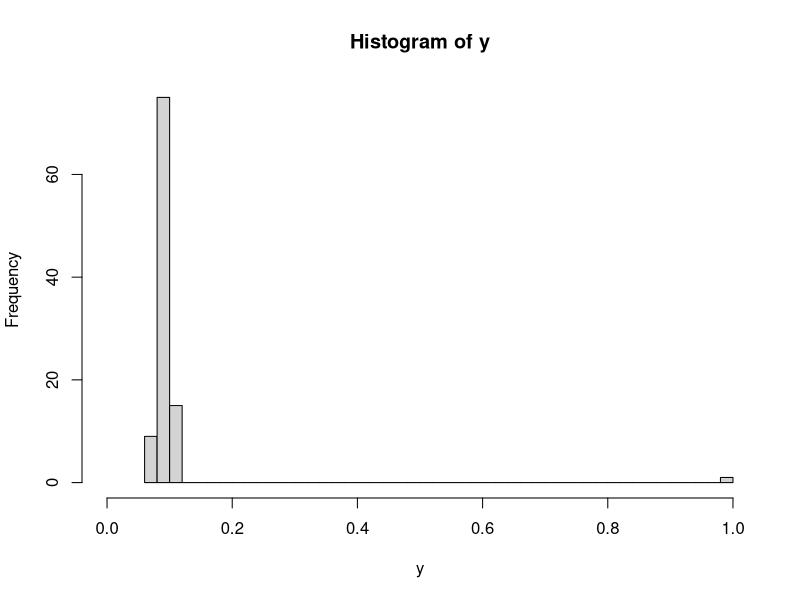
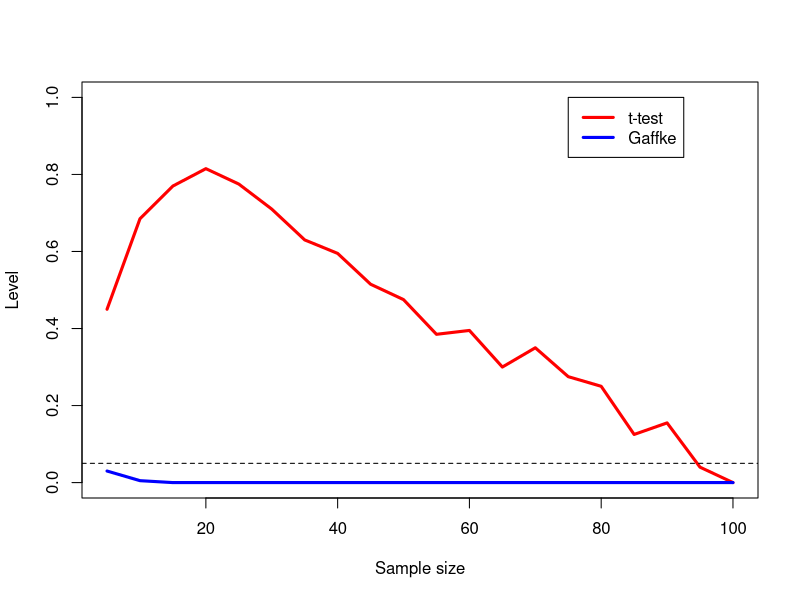

The R source for these figures, in order: (Note: a time limit stopped this script after it produced the figures.)
## ---- chunk 1
library(tidyverse)

B <- 200
y <- c(rnorm(99, mean = .1, sd = .01), 1)
y <- y - mean(y) + .1
hist(y, breaks = 60, xlim = c(0,1))
n_grid <- seq(5, 100, by = 5)

gaffke_level <- rep(NA, length(n_grid))
t_level <- rep(NA, length(n_grid))

for(j in 1:length(n_grid)){
  p_ttest <- rep(NA, 200)
  p_gaffke <- rep(NA, 200)
  for(i in 1:200){
    Y <- sample(y, size = n_grid[j])
    p_ttest[i] <- t.test(x = Y, mu = .1)$p.value
    Z <- matrix(rexp(n = B * n_grid[j]), nrow = B, ncol = n_grid[j]) 
    D <- Z / rowSums(Z)
    p_gaffke[i] <- 1/B * sum(D %*% Y <= 0.1)
  }
  t_level[j] <- mean(p_ttest < .05)
  gaffke_level[j] <- mean(p_gaffke < .05)
}

plot(x = n_grid, y = t_level, ylim = c(0,1), col = "red", type = 'l', lwd = 3, xlab = "Sample size", ylab = "Level")
points(x = n_grid, y = gaffke_level, col = "blue", type = 'l', lwd = 3)
legend(x = 75, y = 1, lwd = 3, col = c("red","blue"), legend = c("t-test","Gaffke"))
abline(0.05, 0, lty = "dashed")
## ---- chunk 2
#functions to get confidence bounds
Gaffke_CB <- function(x, alpha = .05, B = 200, side = "upper"){
  n <- length(x)
  if(side == "lower"){
    x <- 1 - x
  }
  z <- sort(x, decreasing = FALSE)
  ms <- rep(NA, B)
  s <- c(diff(z), 1 - z[n])
  for(i in 1:B){
    #this uses the equivalence of differences of uniform order statistics and Dirichlet RVs
    u <- sort(runif(n), decreasing = FALSE)
    ms[i] <- 1 - sum(u * s)
  }
  ms_alpha <- quantile(ms, 1 - alpha)
  if(side == "lower"){
    1 - ms_alpha
  } else if(side == "upper"){
    ms_alpha
  }
}
Stringer_CB <- function(x, alpha = .05, side = "upper"){
  n <- length(x)
  if(side == "lower"){
    x <- 1 - x
  }
  z <- sort(x)
  m <- sum(z != 0)
  p <- rep(NA, m+1)
  
  for(i in 0:m){
    if(i == n){
      p[i+1] <- 1
    } else{
      p[i+1] <- uniroot(
        function(p){pbinom(q = i, size = n, prob = p, lower.tail = FALSE) - (1-alpha)},
        interval = c(0,1)
      )$root
    }
  }
  stringer_bound <- p[1] + sum(diff(p) * z[n:(n+1-m)])
  if(side == "lower"){
    1 - stringer_bound
  } else if(side == "upper"){
    stringer_bound
  }
}

get_CLT_CI <- function(x){
  n <- length(x)
  c(mean(x) - qnorm(.975) * sd(x) / sqrt(n), mean(x) + qnorm(.975) * sd(x) / sqrt(n))
}
get_Gaffke_CI <- function(x){
  c(Gaffke_CB(x = x, alpha = .025, side = "lower"), Gaffke_CB(x = x, alpha = .025, side = "upper"))
}
get_Stringer_CI <- function(x){
  c(Stringer_CB(x = x, alpha = .025, side = "lower"), Stringer_CB(x = x, alpha = .025, side = "upper"))
}
#functions to help simulate from distributions specified in Romano / Wolf
triangle_quantile <- function(q){
  ifelse(q < 1/2, sqrt(q/2), 1 - sqrt(1-q)/sqrt(2))
}
inverted_triangle_quantile <- function(q){
  #the thresholding here with pmin/pmax is just to prevent ifelse from throwing a useless warning
  ifelse(q < 1/2, 0.5 * (1 - sqrt(1 - 2*pmin(q,.5))), 0.5 * (1 + sqrt(2*pmax(q,.5) - 1)))
}
skewed_triangle_quantile <- function(q){
  sqrt(q)
}

B <- 1000
n_grid <- c(10, 30)
populations <- c("Uniform", "Triangle", "Inverted-Triangle", "Skewed-Triangle", "Two-Point")

width_frame_CLT <- expand.grid(
  n = n_grid,
  population = populations
) %>%
  mutate(metric = "Width", method = "CLT", value = NA)
coverage_frame_CLT <- expand.grid(
  n = n_grid,
  population = populations
) %>%
  mutate(metric = "Coverage", method = "CLT", value = NA)
width_frame_Gaffke <- expand.grid(
  n = n_grid,
  population = populations
) %>%
  mutate(metric = "Width", method = "Gaffke", value = NA)
coverage_frame_Gaffke <- expand.grid(
  n = n_grid,
  population = populations
) %>%
  mutate(metric = "Coverage", method = "Gaffke", value = NA)
width_frame_Stringer <- expand.grid(
  n = n_grid,
  population = populations
) %>%
  mutate(metric = "Width", method = "Stringer", value = NA)
coverage_frame_Stringer <- expand.grid(
  n = n_grid,
  population = populations
) %>%
  mutate(metric = "Coverage", method = "Stringer", value = NA)


for(i in 1:nrow(width_frame_CLT)){
  if(width_frame_CLT$population[i] == "Uniform"){
    Gaffke_CIs <- t(replicate(B, get_Gaffke_CI(x = runif(n = width_frame_Gaffke$n[i]))))
    Stringer_CIs <- t(replicate(B, get_Stringer_CI(x = runif(n = width_frame_Stringer$n[i]))))
    CLT_CIs <- t(replicate(B, get_CLT_CI(x = runif(n = width_frame_CLT$n[i]))))
    coverage_Gaffke <- mean(Gaffke_CIs[,1] <= 0.5 & Gaffke_CIs[,2] >= 0.5)
    coverage_Stringer <- mean(Stringer_CIs[,1] <= 0.5 & Stringer_CIs[,2] >= 0.5)
    coverage_CLT <- mean(CLT_CIs[,1] <= 0.5 & CLT_CIs[,2] >= 0.5)
  } else if(width_frame_CLT$population[i] == "Triangle"){
    Gaffke_CIs <- t(replicate(B, get_Gaffke_CI(x = triangle_quantile(runif(n = width_frame_Gaffke$n[i])))))
    Stringer_CIs <- t(replicate(B, get_Stringer_CI(x = triangle_quantile(runif(n = width_frame_Stringer$n[i])))))
    CLT_CIs <- t(replicate(B, get_CLT_CI(x = triangle_quantile(runif(n = width_frame_CLT$n[i])))))
    coverage_Gaffke <- mean(Gaffke_CIs[,1] <= 0.5 & Gaffke_CIs[,2] >= 0.5)
    coverage_Stringer <- mean(Stringer_CIs[,1] <= 0.5 & Stringer_CIs[,2] >= 0.5)
    coverage_CLT <- mean(CLT_CIs[,1] <= 0.5 & CLT_CIs[,2] >= 0.5)
  } else if(width_frame_CLT$population[i] == "Inverted-Triangle"){
    Gaffke_CIs <- t(replicate(B, get_Gaffke_CI(x = inverted_triangle_quantile(runif(n = width_frame_Gaffke$n[i])))))
    Stringer_CIs <- t(replicate(B, get_Stringer_CI(x = inverted_triangle_quantile(runif(n = width_frame_Stringer$n[i])))))
    CLT_CIs <- t(replicate(B, get_CLT_CI(x = inverted_triangle_quantile(runif(n = width_frame_CLT$n[i])))))
    coverage_Gaffke <- mean(Gaffke_CIs[,1] <= 0.5 & Gaffke_CIs[,2] >= 0.5)
    coverage_Stringer <- mean(Stringer_CIs[,1] <= 0.5 & Stringer_CIs[,2] >= 0.5)
    coverage_CLT <- mean(CLT_CIs[,1] <= 0.5 & CLT_CIs[,2] >= 0.5)
  } else if(width_frame_CLT$population[i] == "Skewed-Triangle"){
    Gaffke_CIs <- t(replicate(B, get_Gaffke_CI(x = skewed_triangle_quantile(runif(n = width_frame_Gaffke$n[i])))))
    Stringer_CIs <- t(replicate(B, get_Stringer_CI(x = skewed_triangle_quantile(runif(n = width_frame_Stringer$n[i])))))
    CLT_CIs <- t(replicate(B, get_CLT_CI(x = skewed_triangle_quantile(runif(n = width_frame_CLT$n[i])))))
    coverage_Gaffke <- mean(Gaffke_CIs[,1] <= 2/3 & Gaffke_CIs[,2] >= 2/3)
    coverage_Stringer <- mean(Stringer_CIs[,1] <= 2/3 & Stringer_CIs[,2] >= 2/3)
    coverage_CLT <- mean(CLT_CIs[,1] <= 2/3 & CLT_CIs[,2] >= 2/3)
  } else if(width_frame_CLT$population[i] == "Two-Point"){
    Gaffke_CIs <- t(replicate(B, get_Gaffke_CI(x = rbinom(n = width_frame_Gaffke$n[i], size = 1, p = .05))))
    Stringer_CIs <- t(replicate(B, get_Stringer_CI(x = rbinom(n = width_frame_Stringer$n[i], size = 1, p = .05))))
    CLT_CIs <- t(replicate(B, get_CLT_CI(x = rbinom(n = width_frame_CLT$n[i], size = 1, p = .05))))
    coverage_Gaffke <- mean(Gaffke_CIs[,1] <= 0.05 & Gaffke_CIs[,2] >= 0.05)
    coverage_Stringer <- mean(Stringer_CIs[,1] <= 0.05 & Stringer_CIs[,2] >= 0.05)
    coverage_CLT <- mean(CLT_CIs[,1] <= 0.05 & CLT_CIs[,2] >= 0.05)
  }
  width_frame_Gaffke$value[i] <- mean(Gaffke_CIs[,2] - Gaffke_CIs[,1])
  width_frame_CLT$value[i] <- mean(CLT_CIs[,2] - CLT_CIs[,1])
  width_frame_Stringer$value[i] <- mean(Stringer_CIs[,2] - Stringer_CIs[,1])
  coverage_frame_Gaffke$value[i] <- coverage_Gaffke
  coverage_frame_Stringer$value[i] <- coverage_Stringer
  coverage_frame_CLT$value[i] <- coverage_CLT
} 

coverage_frame <- bind_rows(
  coverage_frame_CLT,
  coverage_frame_Gaffke,
  coverage_frame_Stringer
) 
width_frame <- bind_rows(
  width_frame_CLT,
  width_frame_Gaffke,
  width_frame_Stringer
) %>% 
  mutate(value = round(value, 2))


coverage_table <- coverage_frame %>% 
  pivot_wider(names_from = "method", values_from = "value")
width_table <- width_frame %>%
  pivot_wider(names_from = "method", values_from = "value")

#table 1
coverage_table

#table 2
width_table
